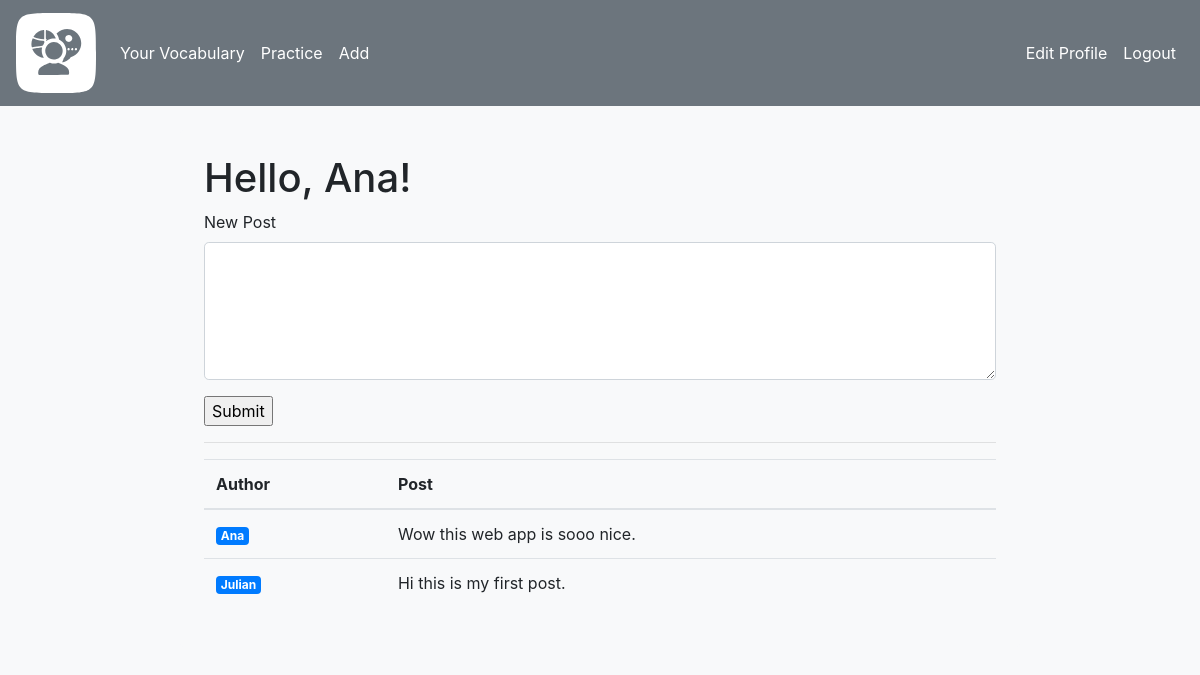
The page /index (signed in) on the database its author committed.
### app/models.py (models this page shows, shortened)
class User(UserMixin, db.Model):
    __tablename__ = "user"
    id: so.Mapped[int] = so.mapped_column(primary_key=True)
    username: so.Mapped[str] = so.mapped_column(sa.String(64), index=True, unique=True)
    email: so.Mapped[str] = so.mapped_column(sa.String(120), index=True, unique=True)
    password_hash: so.Mapped[Optional[str]] = so.mapped_column(sa.String(256))
    about_me: so.Mapped[Optional[str]] = so.mapped_column(sa.String(140))
    last_seen: so.Mapped[Optional[datetime]] = so.mapped_column(default=lambda: datetime.now(timezone.utc))
    languages: so.Mapped[list['Language']]= so.relationship(
        secondary=user_language,
        back_populates='users')
    vocables: so.Mapped[list['Vocable']]=so.relationship(back_populates='user')
    posts: so.Mapped[list['Post']]=so.relationship(back_populates='author')
    session: so.Mapped['Session'] = so.relationship(back_populates='user')
    def avatar(self, size):
        digest = md5(self.email.lower().encode('utf-8')).hexdigest()
        return f"https://www.gravatar.com/avatar/{digest}?d=identicon&s={size}"

class Post(db.Model):
    __tablename__="post"
    id: so.Mapped[int] = so.mapped_column(primary_key=True)
    body: so.Mapped[str] = so.mapped_column(sa.String(500))
    timestamp: so.Mapped[datetime] = so.mapped_column(index=True, default=lambda: datetime.now(timezone.utc))
    user_id: so.Mapped[int] = so.mapped_column(sa.ForeignKey(User.id), index=True)
    author: so.Mapped[User] = so.relationship(back_populates='posts')

### app/routes.py (the view)
@app.route('/')
@app.route('/index', methods=["GET","POST"])
@login_required
def index():
    form = AddPostForm()
    if form.validate_on_submit():
        new_post = Post(body=form.post.data, author=current_user)
        db.session.add(new_post)
        db.session.commit()
        flash("Post was added, successfully!", 'success')
        form.post.data = ""
        return redirect(url_for("index"))
    elif request.method == "GET":
        form.post.data = ""
    else:
        print(f"validate_on_submit: {form.validate_on_submit()}")
    posts = db.session.scalars(sa.select(Post).order_by(Post.timestamp.desc())).all()
    return render_template("index.html", title="Home", posts=posts, form=form)

### app/forms.py
class AddPostForm(FlaskForm):
    post = TextAreaField("New Post",validators=[Length(max=500), DataRequired()])
    submit = SubmitField("Submit")

### app/models.py (called while the page is built)
@login.user_loader
def load_user(id):
    return db.session.get(User, int(id))

### app/routes.py (called while the page is built)
@app.before_request
def before_request():
    if current_user.is_authenticated:
        current_user.last_seen = datetime.now(timezone.utc)
        db.session.commit()

### app/templates/index.html (shortened to what this page needs)
{% extends 'base.html'%}
{% block content %}
    <h1>Hello, {{ current_user.username }}!</h1>
    <form action="" method="post">
        <p>{{ form.post.label(class="form-control-label") }}<br>
            {{ form.post(class="form-control form-control-lg", cols=50, rows=4) }}</p>
        <p>{{ form.submit() }}</p>
    </form>
    <hr>
    <div class="responsive-table">
        <table class="table">
            <thead>
                <th>Author</th>
                <th>Post</th>
            </thead>
            <tbody>
                {% for post in posts %}
                    {% include "_post.html" %}
                {% endfor %}
            </tbody>
        </table>
    </div>
{% endblock %}

### app/templates/_post.html
<tr>
    <td>
        <a href="{{ url_for('user', username=post.author.username) }}"><span class="badge badge-primary">{{ post.author.username }}</span></a>
    </td>
    <td>
        {{ post.body }}
    </td>
</tr>

### rows shown on the page
User: username "Ana"
Post: author.username "Ana", body "Wow this web app is sooo nice."
Post: author.username "Julian", body "Hi this is my first post."
